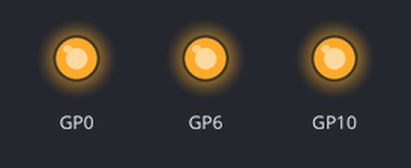
Recording of a program running on a simulated Raspberry Pi Pico running MicroPython. Parts: output pins drawn as LEDs (lit = HIGH).

Above: at 0.2 s.
At 1.2 s:
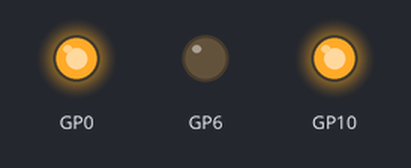
At 1.7 s:
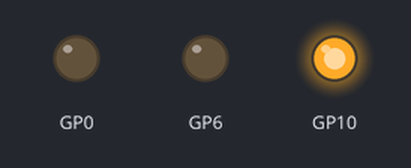
At 2.2 s:
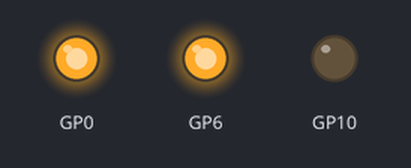
At 3.2 s:
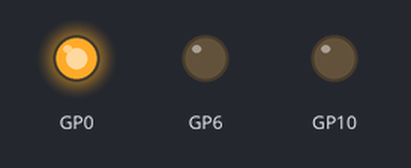
At 4.7 s:
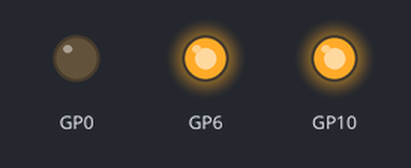
Timing chart, 0 to 5.2 s (numbered marks = the images above):
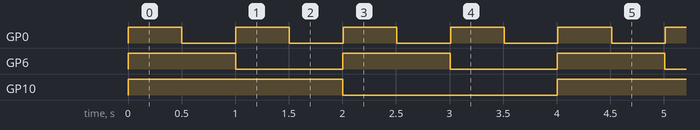

Measured:
- by itself, GP0: alternates HIGH for 0.50 s and LOW for 0.50 s
- by itself, GP6: alternates HIGH for 1.0 s and LOW for 1.0 s
- by itself, GP10: alternates HIGH for 2.0 s and LOW for 2.0 s

The program:

tri_led.py
```python
import uasyncio
from machine import Pin


async def blink(led, period_ms):
    while True:
        led.toggle()
        await uasyncio.sleep_ms(period_ms)


async def main(led1, led2, led3):
    uasyncio.create_task(blink(led1, 500))
    uasyncio.create_task(blink(led2, 1000))
    uasyncio.create_task(blink(led3, 2000))
    while True:
        await uasyncio.sleep(0)

uasyncio.run(main(Pin(0, Pin.OUT), Pin(6, Pin.OUT), Pin(10, Pin.OUT)))
```
